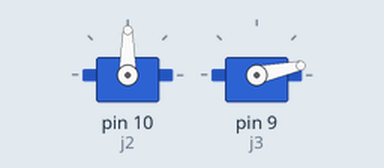
Bench run of a sketch on a simulated Arduino Uno, built with avr-gcc and run on an emulated ATmega328P. Shown: 2 × servo. What the sketch prints to the serial monitor is not drawn.

Above: at 0.05 s.
Timing chart, 0 to 3.0 s (numbered marks = the images above):
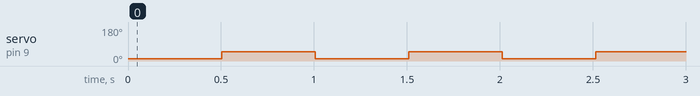

Measured:
- by itself, servo on pin 9 (j3): alternates 50° for 0.50 s and 12° for 0.50 s

The sketch:

inverse_kinamatics.ino
```cpp
#include <Servo.h>

#define j2 10
#define j3 9

int j2l = 40;
int j3l = 55;
int y = 15;
// int z = 60;
float angle2;
float angle3;

Servo j2Servo;
Servo j3Servo;


float ikCalculate(int z){

  float ppL = sqrt(pow(y,2)+pow(z,2));
  Serial.print("ppL: ");
  Serial.println(ppL);
  float theta3 = acos((pow(j2l,2)+pow(j3l,2)-pow(ppL,2))/(2*j2l*j3l));
  theta3 = theta3*(180/3.14);

  float B = acos((pow(ppL,2)+pow(j2l,2)-pow(j3l,2))/(2*ppL*j2l));
  B = B*(180/3.14);
  // Serial.print("theta2: ");
  // Serial.println(theta2*(180/3.14)); //*(180/3.14)
  float A = atan(z/y);
  A = A*(180/3.14);
  float theta2 = B+(-A);
  Serial.print("theta2: ");
  Serial.println(theta2);

  Serial.print("theta3: ");
  Serial.println(theta3); //*(180/3.14)

  return theta2, theta3;
}


void setup() {
  Serial.begin(9600);
  j2Servo.attach(j2, 500, 2500);
  j3Servo.attach(j3, 500, 2500);

}

void loop() {
  Serial.println("Iteration_1");
  angle2, angle3 = ikCalculate(10);
  j2Servo.write(90-angle2);
  j3Servo.write(angle3);
  delay(500);
  Serial.println("Iteration_2");
    angle2, angle3 = ikCalculate(40);
  j2Servo.write(90- angle2);
  j3Servo.write(angle3);
  delay(500);
  // Serial.println("Iteration_3");
  //   angle2, angle3 = ikCalculate(30);
  // j2Servo.write(90- (angle2 *(180/3.14)));
  // j3Servo.write(angle3*(180/3.14));
  // delay(500);
  // Serial.println("Iteration_4");
  //   angle2, angle3 = ikCalculate(40);
  // j2Servo.write(angle2*(180/3.14));
  // j3Servo.write(angle3*(180/3.14));
  // delay(500);
  // Serial.println("Iteration_5");
  //   angle2, angle3 = ikCalculate(50);
  // j2Servo.write(angle2*(180/3.14));
  // j3Servo.write(angle3*(180/3.14));
  // delay(500);
  // Serial.println("Iteration_6");
  //   angle2, angle3 = ikCalculate(60);
  // j2Servo.write(angle2*(180/3.14));
  // j3Servo.write(angle3*(180/3.14));
  // delay(500);
  // Serial.println("Iteration_7");
  //   angle2, angle3 = ikCalculate(70);
  // j2Servo.write(angle2*(180/3.14));
  // j3Servo.write(angle3*(180/3.14));
  // delay(500);


}
```
